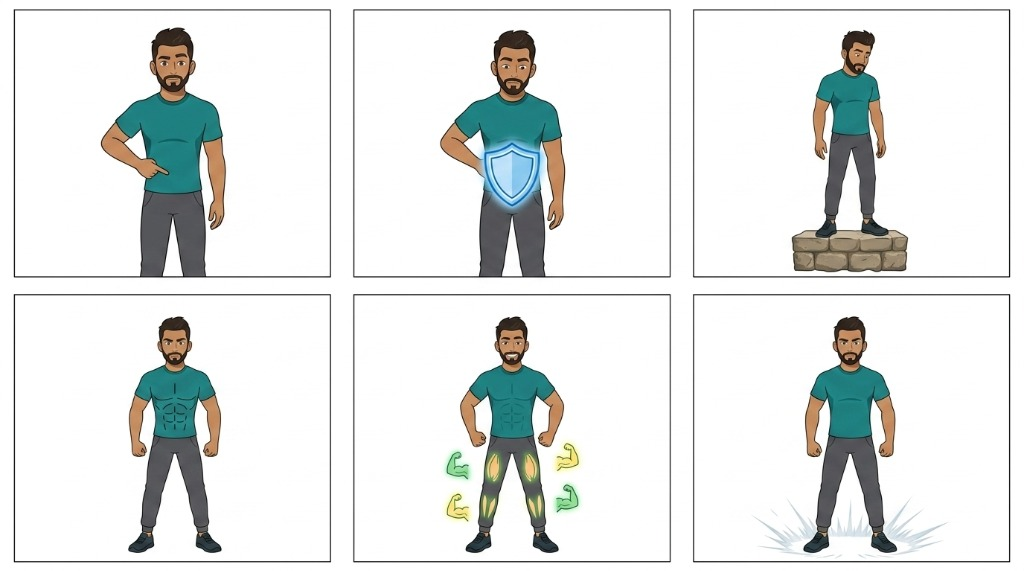
#> input picture test_images/user_test_1_muscles.jpg, 1024 x 571 px; its folder holds only this picture in this run
$ python -i dynamic_srt_choreographer.py   (imports and definitions only)
#> lines starting #> are read from the running program, lines starting #| are printed output that depends on the picture
"""
Dynamic SRT Choreographer & Element Timeline Synchronizer
Links word-level subtitles with storyboard panels and constituent elements.
Choreographs natural artist strokes, RTL handwriting, and exact speech-synchronized speed multipliers.
"""
import math
import cv2
import numpy as np
from typing import List, Dict, Any, Tuple

from dev_separator.natural_artist_choreographer import NaturalArtistChoreographer


def morphological_skeleton(bin_img):
    skeleton = np.zeros(bin_img.shape, np.uint8)
    element = cv2.getStructuringElement(cv2.MORPH_CROSS, (3, 3))
    img_c = bin_img.copy()
    while True:
        eroded = cv2.erode(img_c, element)
        temp = cv2.dilate(eroded, element)
        temp = cv2.subtract(img_c, temp)
        skeleton = cv2.bitwise_or(skeleton, temp)
        img_c = eroded.copy()
        if cv2.countNonZero(img_c) == 0:
            break
    return skeleton


# [152 lines left out: functions extract_ordered_skeleton_strokes, extract_object_strokes, not called in this run]


class DynamicSRTChoreographer:
    # [134 lines left out: function choreograph_timeline, not called in this run]

>>> import cv2
>>> picture = cv2.imread('../../../test_images/user_test_1_muscles.jpg', cv2.IMREAD_GRAYSCALE)
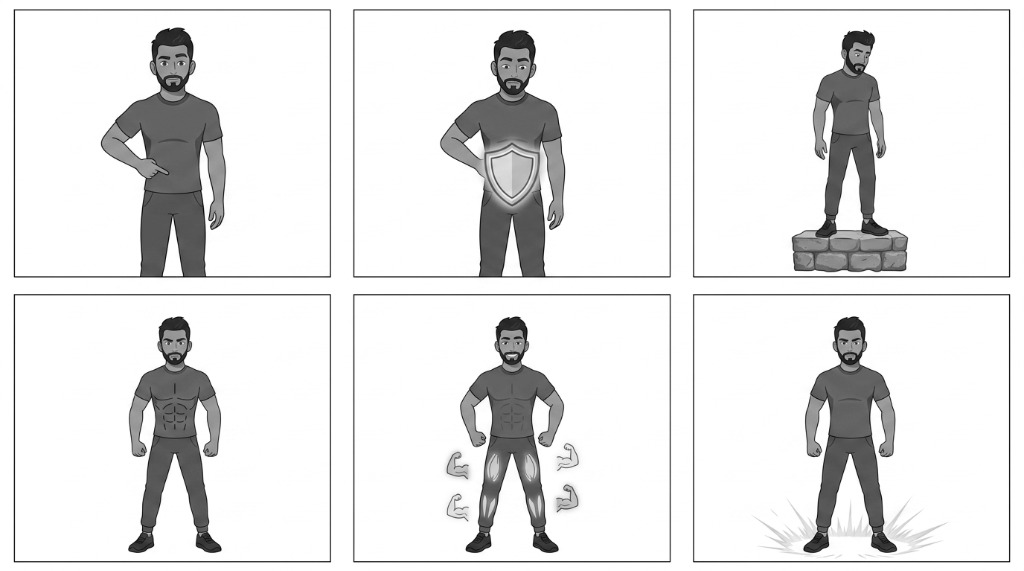
#> picture: shape (571, 1024); min 0, max 255, mean 230.5
>>> result = morphological_skeleton(picture)
#> the loop in morphological_skeleton, `while True:` made 1087 passes
#> pass 1, in morphological_skeleton, `eroded = cv2.erode(img_c, element)`:
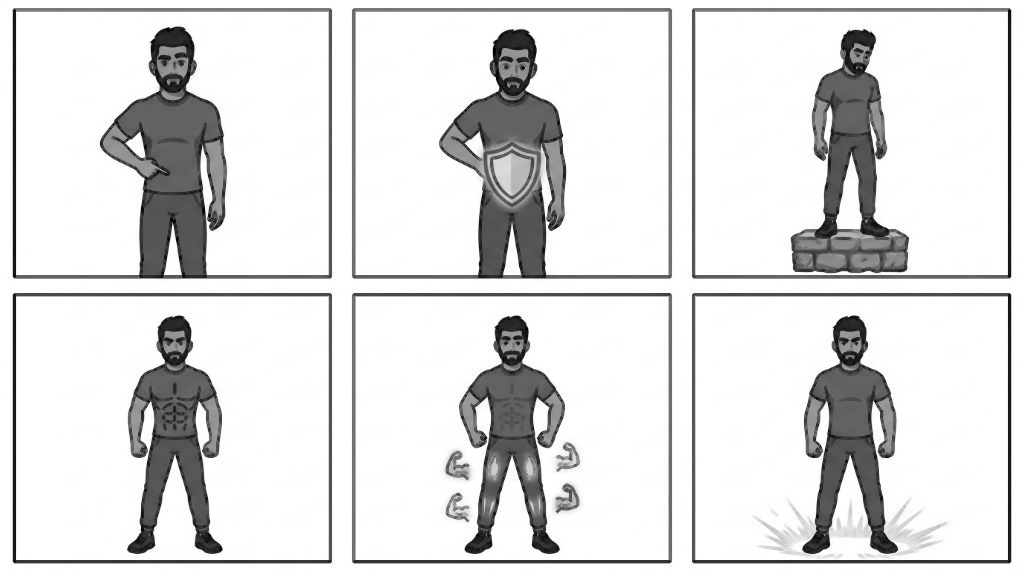
#> eroded: shape (571, 1024); min 0, max 255, mean 222.5
#> pass 1, in morphological_skeleton, `temp = cv2.subtract(img_c, temp)`:
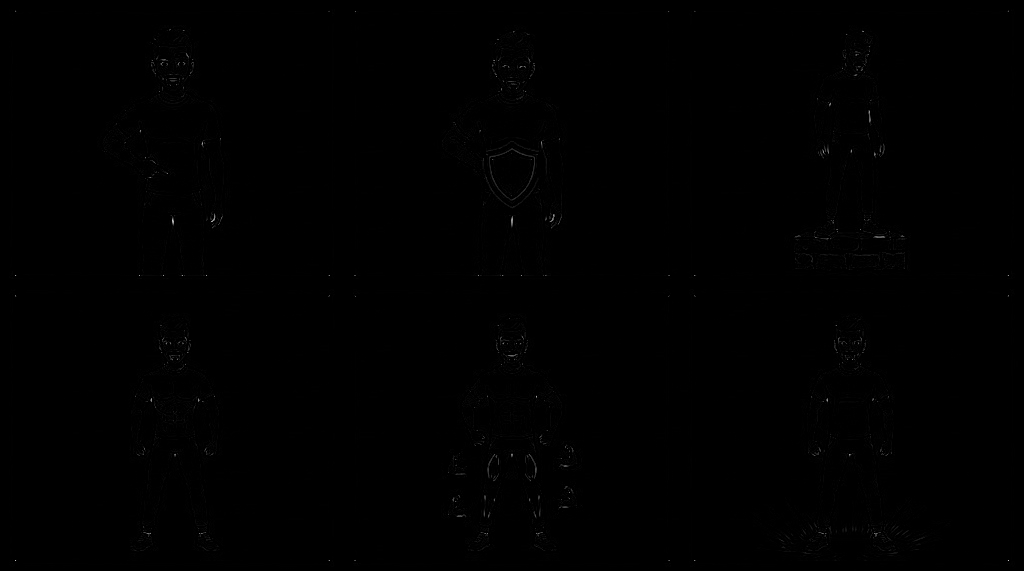
#> temp: shape (571, 1024); min 0, max 203, mean 0.4
#> pass 2, in morphological_skeleton, `eroded = cv2.erode(img_c, element)`:
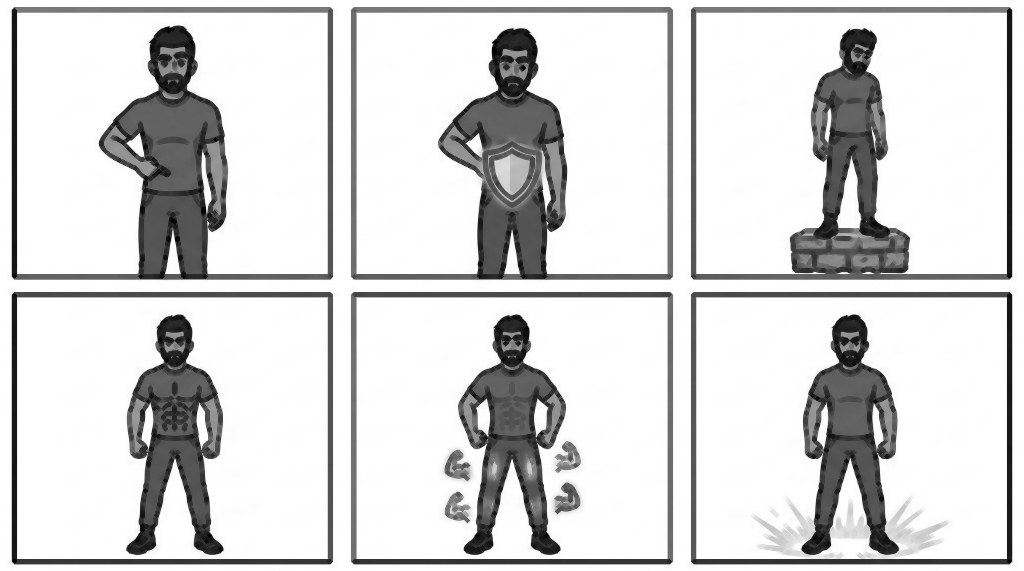
#> eroded: shape (571, 1024); min 0, max 255, mean 214.8
#> after the loop in morphological_skeleton, `while True:`: eroded: shape (571, 1024); every value is 0
#> after the loop in morphological_skeleton, `while True:`:
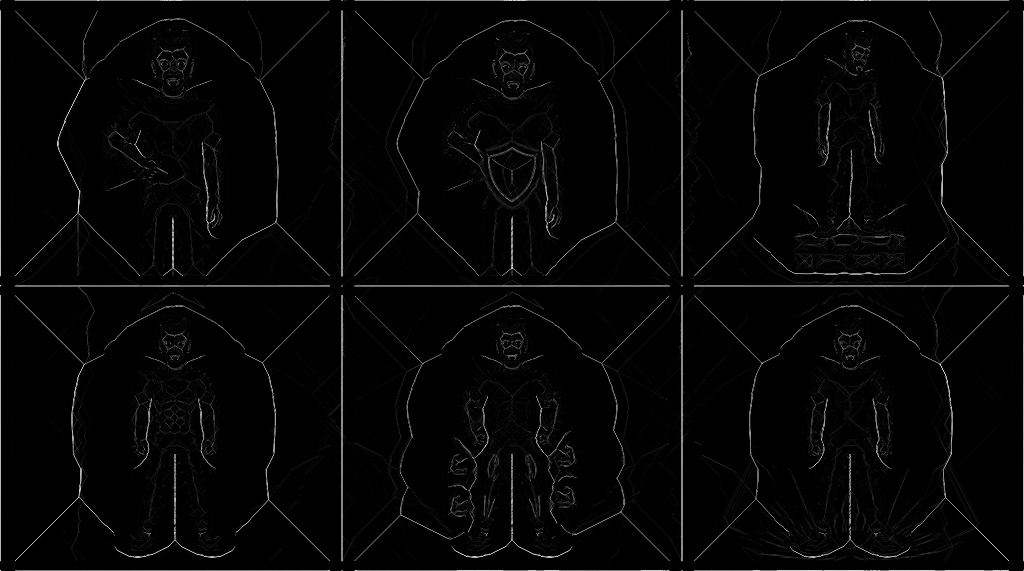
#> skeleton: shape (571, 1024); min 0, max 239, mean 5.4

$ run again, on test_images/user_test_2_padlock_numbered.jpg
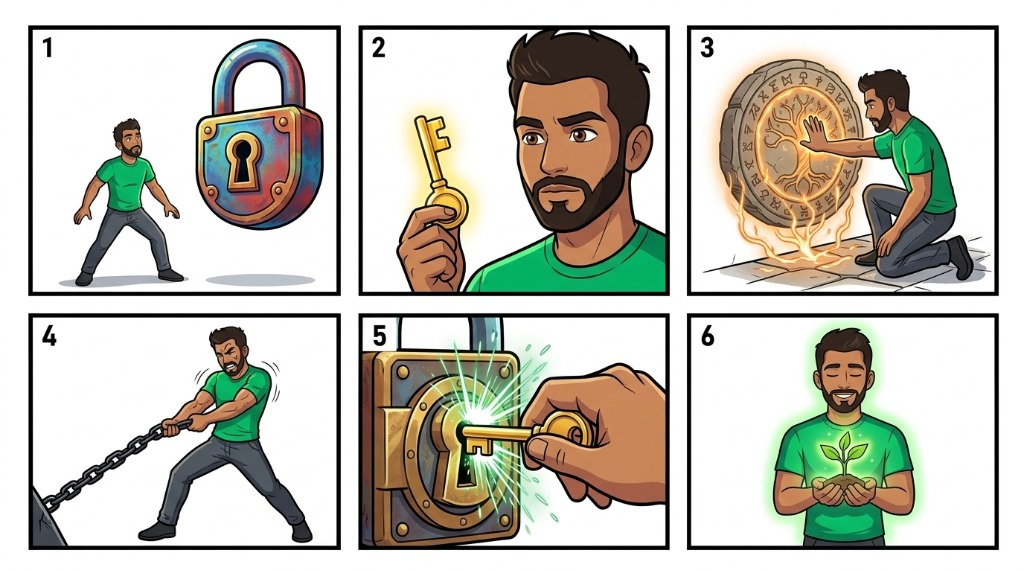
#> input picture test_images/user_test_2_padlock_numbered.jpg, 1024 x 571 px
#> the loop in morphological_skeleton, `while True:` made 106 passes
#> pass 1, in morphological_skeleton, `eroded = cv2.erode(img_c, element)`:
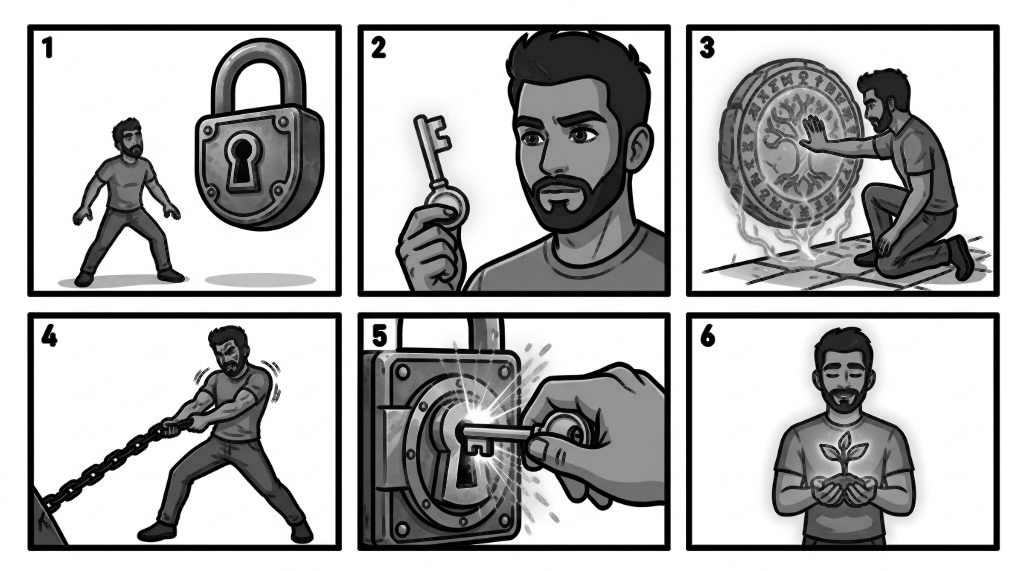
#> eroded: shape (571, 1024); min 0, max 255, mean 177.9
#> after the loop in morphological_skeleton, `while True:`:
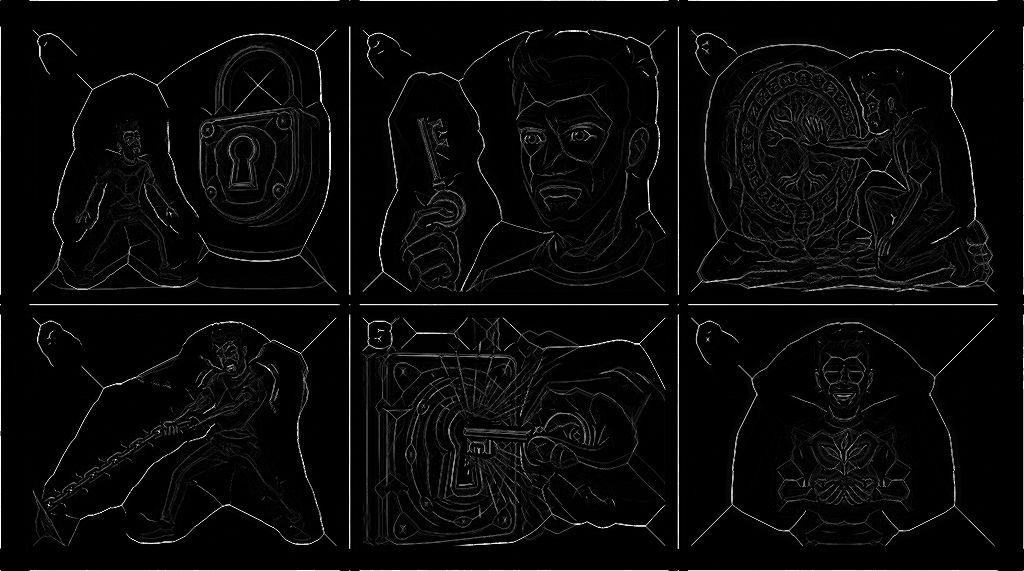
#> skeleton: shape (571, 1024); min 0, max 255, mean 9.1

$ run again, on test_images/user_test_3_continuity_code.jpg
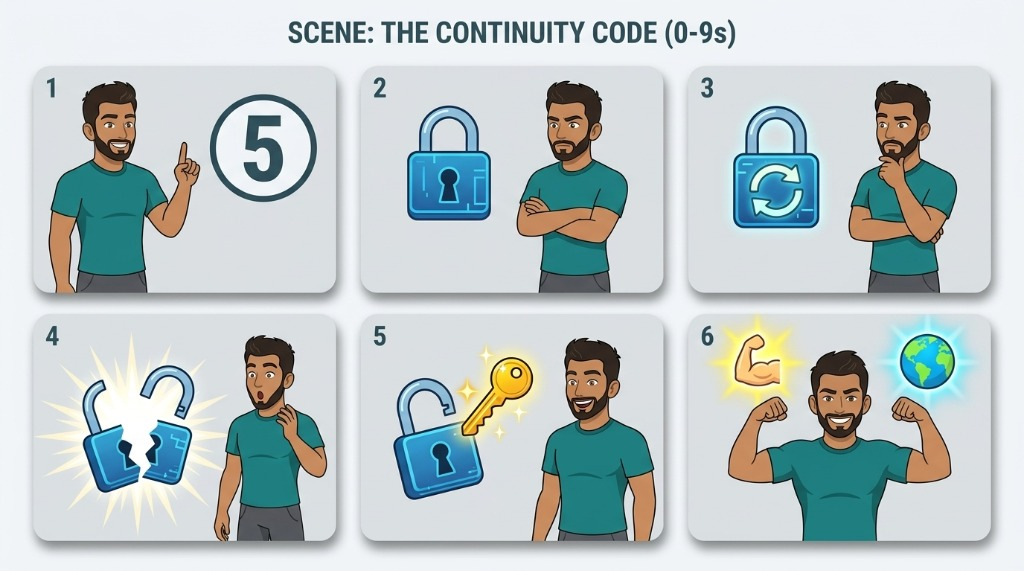
#> input picture test_images/user_test_3_continuity_code.jpg, 1024 x 571 px
#> the loop in morphological_skeleton, `while True:` made 468 passes
#> pass 1, in morphological_skeleton, `eroded = cv2.erode(img_c, element)`:
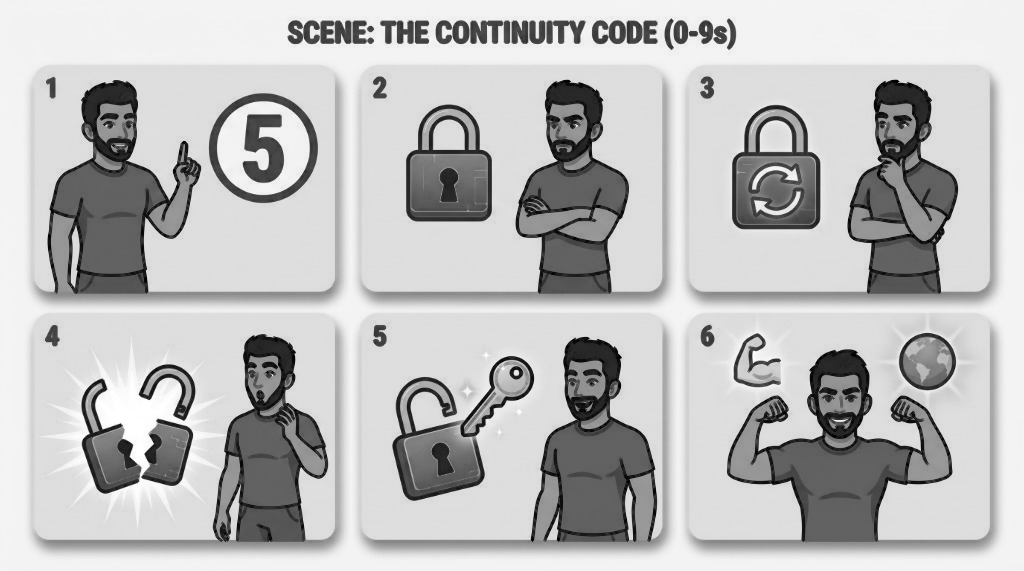
#> eroded: shape (571, 1024); min 0, max 255, mean 188.5
#> after the loop in morphological_skeleton, `while True:`:
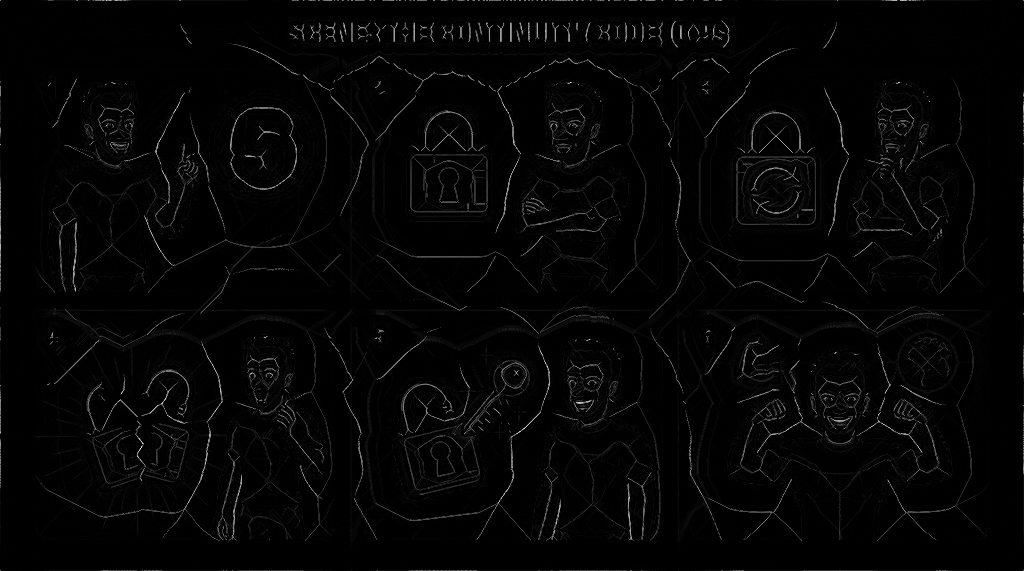
#> skeleton: shape (571, 1024); min 0, max 223, mean 4.6
